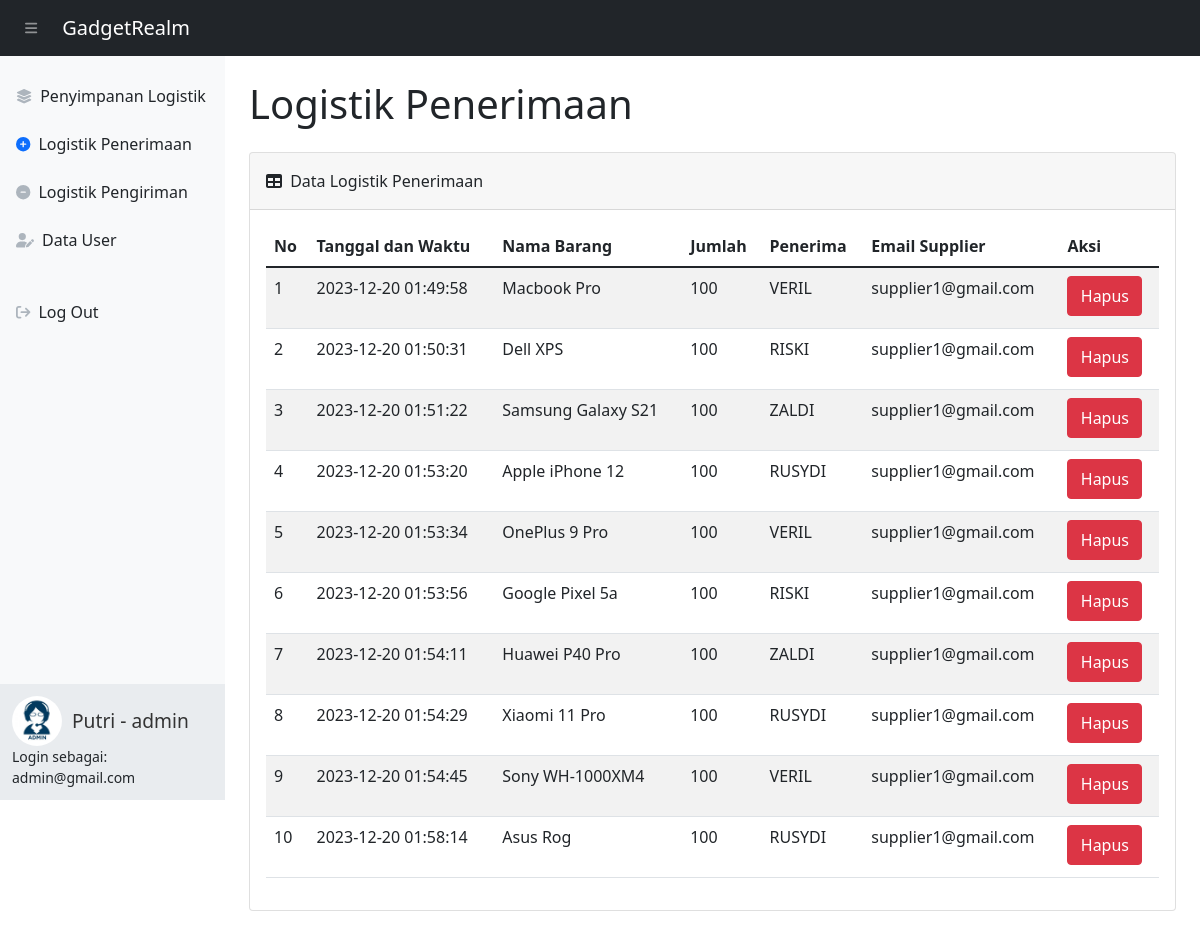
/barang_masuk.php (signed in), run on the app's committed database.
### tables this page shows
CREATE TABLE `masuk` (
  `idmasuk` int(11) NOT NULL,
  `idbarang` int(11) NOT NULL,
  `tanggal` timestamp NOT NULL DEFAULT current_timestamp(),
  `qty` int(11) NOT NULL,
  `penerima` varchar(25) NOT NULL,
  `email` varchar(255) DEFAULT NULL
);

CREATE TABLE `stock` (
  `idbarang` int(11) NOT NULL,
  `namabarang` varchar(25) NOT NULL,
  `deskripsi` varchar(50) NOT NULL,
  `tipe` varchar(20) NOT NULL,
  `stock` int(11) NOT NULL
);

### get_barang_masuk.php (called while the page is built, shortened)
<?php
require 'config/db_connect.php';
$sql = "SELECT * FROM masuk, stock WHERE masuk.idbarang = stock.idbarang";
$result = mysqli_query($conn, $sql);
$data_barang_masuk = mysqli_fetch_all($result, MYSQLI_ASSOC);
?>

### barang_masuk.php (the view, shortened to what this page needs)
<?php
require 'config/db_connect.php';
require 'get_barang_masuk.php';
?>
<!DOCTYPE html>
<html lang="en">
<head>
    <link href="css/styles.css" rel="stylesheet" />
</head>
<body class="sb-nav-fixed">
    <?php require 'templates/topnavigation.php'; ?>
    <div id="layoutSidenav">
        <?php require 'templates/sidenavigation.php'; ?>
        <div id="layoutSidenav_content">
            <main>
                <div class="container-fluid px-sm-4">
                    <h1 class="my-4">Logistik Penerimaan</h1>
                    <div class="card mb-4">
                        <div
                            class="card-header d-flex justify-content-between align-items-sm-center flex-column flex-sm-row">
                            <div class="py-2">
                                <i class="fas fa-table me-1"></i>
                                Data Logistik Penerimaan
                            </div>
                        </div>
                        <div class="card-body">
                            <table id="datatablesSimple" class="table table-striped">
                                <thead>
                                    <tr>
                                        <th>No</th>
                                        <th>Tanggal dan Waktu</th>
                                        <th>Nama Barang</th>
                                        <th>Jumlah</th>
                                        <th>Penerima</th>
                                        <th>Email Supplier</th>
                                        <th>Aksi</th>
                                    </tr>
                                </thead>
                                <tbody>
                                    <?php $i = 1; ?>
                                    <?php foreach($data_barang_masuk as $item): ?>
                                    <tr>
                                        <td>
                                            <?php echo $i; ?>
                                        </td>
                                        <td>
                                            <?php echo $item['tanggal']; ?>
                                        </td>
                                        <td>
                                            <?php echo $item['namabarang']; ?>
                                        </td>
                                        <td>
                                            <?php echo $item['qty']; ?>
                                        </td>
                                        <td>
                                            <?php echo $item['penerima']; ?>
                                        </td>
                                        <td><?php echo $item['email']; ?></td>
                                        <td>
                                            <div class="d-flex">
                                                <button type="button" class="btn btn-danger mb-1"
                                                    style="width: 75px; height: 40px;" data-bs-toggle="modal"
                                                    data-bs-target="#hapus<?php echo $item['idmasuk']; ?>">
                                                    Hapus
                                                </button>
                                            </div>
                                        </td>
                                    </tr>
                                    <?php $i++; ?>
                                    <?php endforeach ?>
                                </tbody>
                            </table>
                        </div>
                    </div>
                </div>
            </main>
        </div>
    </div>
    <link href="https://cdn.jsdelivr.net/npm/simple-datatables@latest/dist/style.css" rel="stylesheet" type="text/css">
</body>
</html>

### templates/sidenavigation.php (shortened to what this page needs)
<div id="layoutSidenav_nav">
    <nav class="sb-sidenav accordion sb-sidenav-light" id="sidenavAccordion">
        <div class="sb-sidenav-menu">
            <div class="nav mt-3">
                <a class="nav-link" href="index.php">
                    <div class="sb-nav-link-icon <?php echo strpos($_SERVER['REQUEST_URI'], 'admin_dashboard') ? 'text-primary' : ''; ?>">
                        <i class="fa-solid fa-layer-group"></i>
                    </div>
                    Penyimpanan Logistik
                </a>
                <a class="nav-link" href="barang_masuk.php">
                    <div class="sb-nav-link-icon <?php echo strpos($_SERVER['REQUEST_URI'], 'barang_masuk') ? 'text-primary' : ''; ?>">
                        <i class="fa-solid fa-circle-plus"></i>
                    </div>
                    Logistik Penerimaan
                </a>
                <a class="nav-link" href="barang_keluar.php">
                    <div class="sb-nav-link-icon <?php echo strpos($_SERVER['REQUEST_URI'], 'barang_keluar') ? 'text-primary' : ''; ?>">
                        <i class="fa-solid fa-circle-minus"></i>
                    </div>
                    Logistik Pengiriman
                </a>
                <a class="nav-link" href="datauser.php">
                    <div class="sb-nav-link-icon <?php echo strpos($_SERVER['REQUEST_URI'], 'datauser') ? 'text-primary' : ''; ?>">
                        <i class="fa-solid fa-user-edit"></i>
                    </div>
                    Data User
                </a>
                <a class="nav-link mt-4" href="logout.php">
                    <div class="sb-nav-link-icon">
                        <i class="fa-solid fa-arrow-right-from-bracket"></i>
                    </div>
                    Log Out
                </a>
            </div>
        </div>
 <div class="sb-sidenav-footer">
            <?php
            include 'config/db_connect.php';
            $email = $_SESSION['email'];
            $query = "SELECT foto,nama,role FROM login WHERE email = '$email'";
            $result = mysqli_query($conn, $query);
            if ($result) {
                $row = mysqli_fetch_assoc($result);
                $foto = $row['foto'];
                $nama = $row['nama'];
                $role = $row['role'];
                if (!empty($foto)) {
                    $uploadsFolder = 'uploads/';
                    $photoUrl = $uploadsFolder . $foto;
                    echo '<div class="user-button">';
                    echo '<a href="profil-admin.php">';
                    echo '<img src="' . $photoUrl . '" alt="Foto Pengguna" class="user-photo">';
                    echo '<span class="user-name">' . $nama . ' - ' . $role . '</span>';
                    echo '</a>';
                    echo '</div>';
                }
                echo '<div class="small">Login sebagai: ' . $_SESSION['email'] . '</div>';
            }
            ?>
        </div>
    </nav>
</div>

### templates/sidenavigation.php (style rules this page uses)
.user-button a { display: flex; align-items: center; text-decoration: none; color: inherit; }
.user-photo { width: 50px; height: 50px; border-radius: 50%; margin-right: 10px; transition: transform 0.3s; }
.user-name { font-size: 1.2em; color: #333; }

### data on the page
masuk: tanggal "2023-12-20 01:49:58", idbarang.namabarang "Macbook Pro", qty "100", penerima "VERIL", email "supplier1@gmail.com"
masuk: tanggal "2023-12-20 01:50:31", idbarang.namabarang "Dell XPS", qty "100", penerima "RISKI", email "supplier1@gmail.com"
masuk: tanggal "2023-12-20 01:51:22", idbarang.namabarang "Samsung Galaxy S21", qty "100", penerima "ZALDI", email "supplier1@gmail.com"
masuk: tanggal "2023-12-20 01:53:20", idbarang.namabarang "Apple iPhone 12", qty "100", penerima "RUSYDI", email "supplier1@gmail.com"
masuk: tanggal "2023-12-20 01:53:34", idbarang.namabarang "OnePlus 9 Pro", qty "100", penerima "VERIL", email "supplier1@gmail.com"
masuk: tanggal "2023-12-20 01:53:56", idbarang.namabarang "Google Pixel 5a", qty "100", penerima "RISKI", email "supplier1@gmail.com"
masuk: tanggal "2023-12-20 01:54:11", idbarang.namabarang "Huawei P40 Pro", qty "100", penerima "ZALDI", email "supplier1@gmail.com"
masuk: tanggal "2023-12-20 01:54:29", idbarang.namabarang "Xiaomi 11 Pro", qty "100", penerima "RUSYDI", email "supplier1@gmail.com"
masuk: tanggal "2023-12-20 01:54:45", idbarang.namabarang "Sony WH-1000XM4", qty "100", penerima "VERIL", email "supplier1@gmail.com"
masuk: tanggal "2023-12-20 01:58:14", idbarang.namabarang "Asus Rog", qty "100", penerima "RUSYDI", email "supplier1@gmail.com", $item['idmasuk'] 40 (drawn)

### other printed values
$nama "Putri"
$role "admin"
$_SESSION['email'] "admin@gmail.com"
